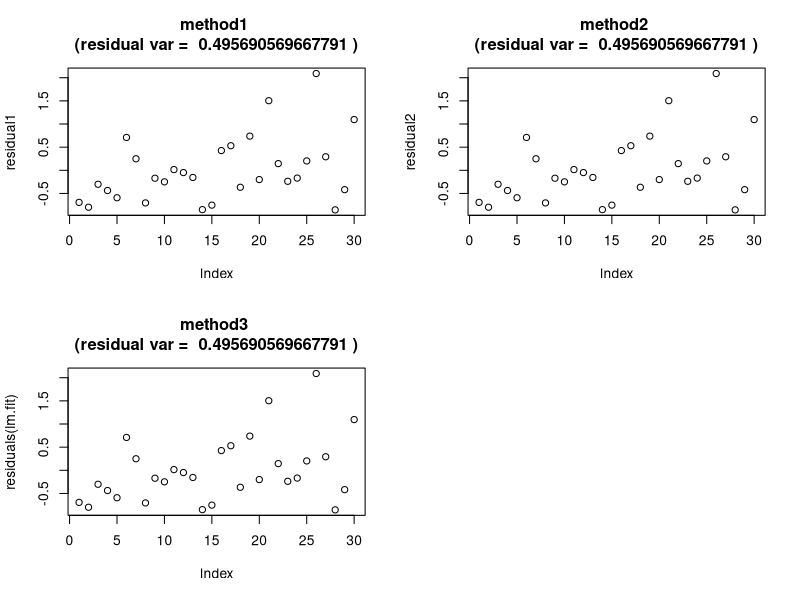

R code for this plot:
rm(list = ls());
n = 30;
varnum = 10;
x <- array(rnorm(n*varnum), dim=c(n, varnum));
beta <- array(c(1, 0.8, 0.6, 0.4, 0.2, 0, 0, 0, 0, 0), dim=c(varnum, 1))
y <- x%*%beta + array(rep(rnorm(n), 1), dim=c(n, 1))

par(mfrow=c(2,2)) 

###############################################
# Centralize
###############################################
x <- x - apply(x, 2, mean)
y <- y - mean(y)

################################################
# Method 1: Use Var and Cov to resolve
################################################
beta_hat1 <- solve(var(x))%*%cov(x, y)
beta0_hat1 <- mean(y)-apply(x, 2, mean)%*%beta_hat1
residual1 <- y - x%*%beta_hat1 - array(rep(1:1), dim=c(30,1))%*%beta0_hat1
eps_var1 <- var(residual1)
plot(residual1, main=paste('method1 \n(residual var = ',eps_var1, ')'))

################################################
# Method 2: Use matrix manipulation to resolve
################################################
x2 <- cbind(array(rep(1), dim=c(n,1)), x)
beta_hat2 <- solve(t(x2)%*%x2)%*%(t(x2)%*%y)
residual2 <- y - x2%*%beta_hat2
eps_var2 <- var(residual2)
plot(residual2, main=paste('method2 \n(residual var = ',eps_var2, ')'))

#################################################
# Method 3: Use R's lm function to do regression
#################################################
lm.fit <- lm(y~x)
summary(lm.fit)
coefficients(lm.fit)
confint(lm.fit, level=0.95)
fitted(lm.fit)
plot(residuals(lm.fit), main=paste('method3 \n(residual var = ',var(residuals(lm.fit)), ')'))
#plot(lm.fit)
